Frame 1 (no input): blank canvas, image omitted
Frame 60 (the mouse pressed at the canvas centre just before this capture): blank canvas, image omitted
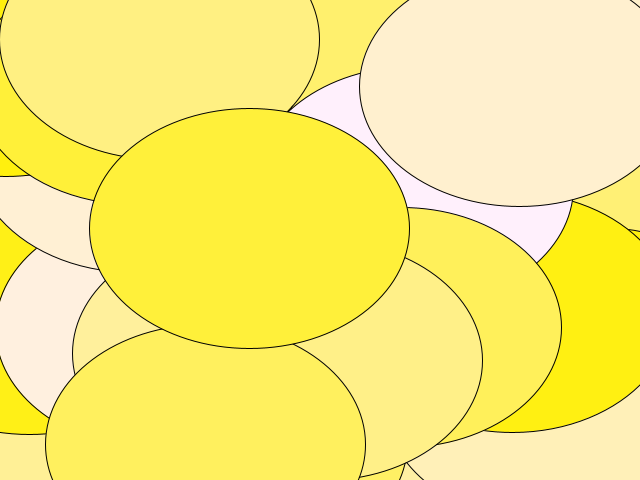
Frame 120 (the mouse held since frame 60 and released just before this capture)

The Processing sketch whose frames 1 and 60 were blank and that drew this single picture after the mouse press (run headless with seeded random() and noise(); from frame 60 on, the mouse is pressed at the canvas centre):

// Processing sketch: ejemplo3
// ── ejemplo3.pde
void setup(){
  size(640,480);
  background(255,0,0);
}
void draw(){
  fill(mouseX,mouseY,random(255));
  ellipse(random(640),random(480),mouseX,mouseY);
}
